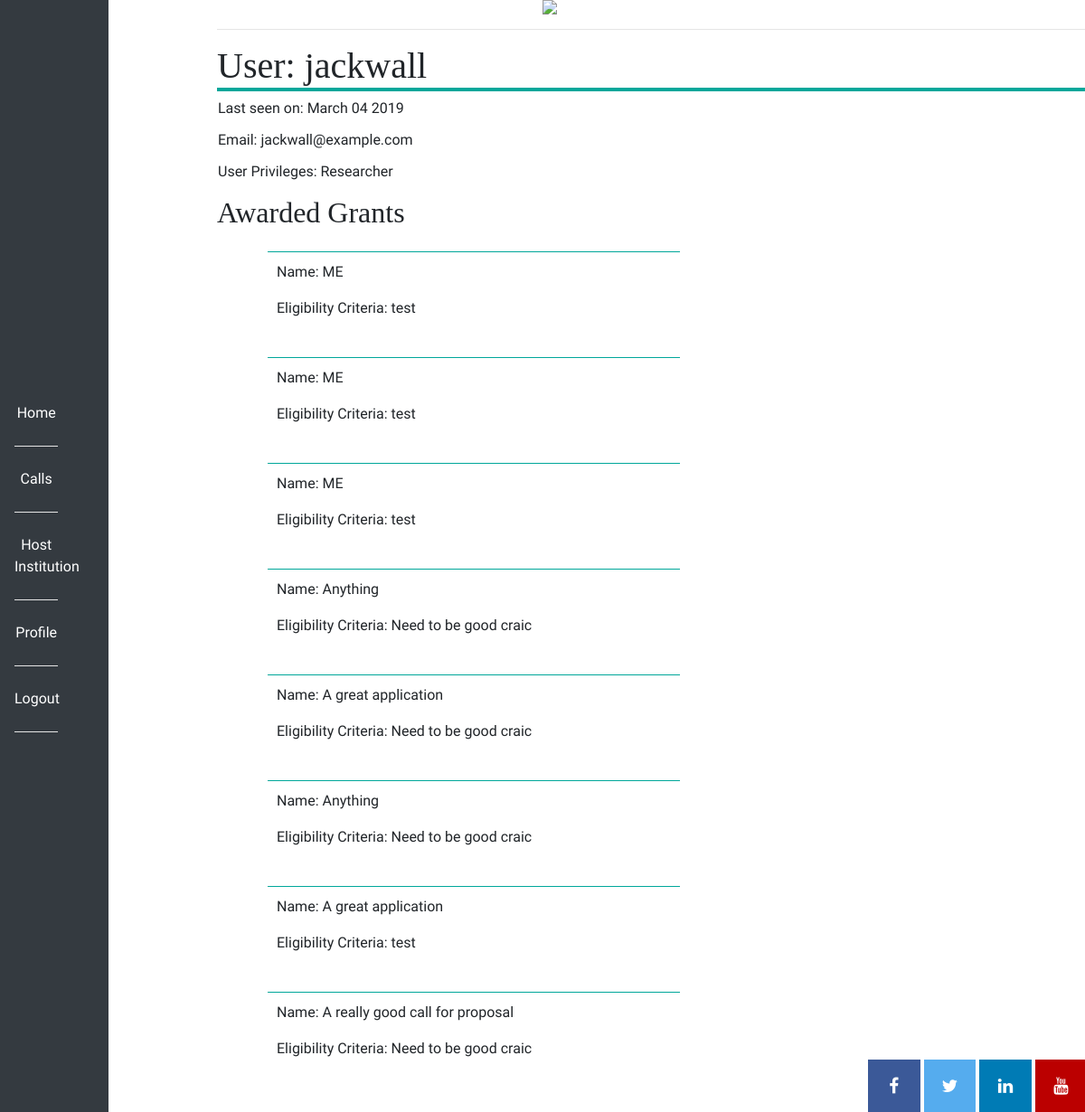
The page /profile/jackwall (signed in) on the database its author committed.
### app/models.py (models this page shows, shortened)
class User(db.Model, UserMixin):
    id = db.Column(db.Integer, primary_key=True)
    username = db.Column(db.String(64), index=True, unique=True)
    email = db.Column(db.String(120), index=True, unique=True)
    password_hash = db.Column(db.String(128))
    access = db.Column(db.Integer)
    proposals = db.relationship('Proposal', backref='author', lazy='dynamic')
    education_info = db.relationship("EducationInfo", backref="author", lazy="dynamic")
    employment = db.relationship("Employment", backref="author", lazy="dynamic")
    professional_studies = db.relationship("ProfessionalStudies", backref="author", lazy="dynamic")
    distinctions_and_awards = db.relationship("DistinctionsAndAwards", backref="author", lazy="dynamic")
    funding_diversification = db.relationship("FundingDiversification", backref="author", lazy="dynamic")
    team_members = db.relationship("TeamMembers", backref="author", lazy="dynamic")
    impacts = db.relationship("Impacts", backref="author", lazy="dynamic")
    innovations = db.relationship("Innovation", backref="author", lazy="dynamic")
    publications = db.relationship("Publication", backref="author", lazy="dynamic")
    presentations = db.relationship("Presentation", backref="author", lazy="dynamic")
    academic_collabs = db.relationship("AcademicCollabs", backref="author", lazy="dynamic")
    non_academic_collabs = db.relationship("NonAcademicCollabs", backref="author", lazy="dynamic")
    conferences = db.relationship("Conference", backref="author", lazy="dynamic")
    communications = db.relationship("Communications", backref="author", lazy="dynamic")
    funding_ratio = db.relationship("FundingRatio", backref="author", lazy="dynamic")
    public_engagement = db.relationship("PublicEngagement", backref="author", lazy="dynamic")
    about_me = db.Column(db.String(140))
    last_seen = db.Column(db.String(20), default=datetime.utcnow().strftime("%B %d %Y"))
    def is_admin(self):
        return self.access == 2
    def get_access(self):
        for acc in ACCESS:
            if self.access == ACCESS[acc]:
                return acc

class Proposal(db.Model):
    id = db.Column(db.Integer, primary_key=True)
    applications = db.relationship("Application", backref="author", lazy="dynamic")
    name = db.Column(db.String(140))
    activities = db.relationship("Activity", backref="author", lazy="dynamic")
    annual_report = db.relationship("AnnualReport", backref="author", lazy="dynamic")
    timestamp = db.Column(db.DateTime, index=True, default=datetime.utcnow)
    user_id = db.Column(db.Integer, db.ForeignKey('user.id'))
    deadline = db.Column(db.String(20))
    text_of_call = db.Column(db.String(500))
    target_audience = db.Column(db.String(50))
    eligibility_criteria = db.Column(db.String(100))
    reporting_guidelines = db.Column(db.String(150))
    start_date = db.Column(db.String(20))
    type_of_call = db.Column(db.String(40))
    call_status = db.Column(db.String(20))
    application_status = db.Column(db.Boolean())

### app/routes.py (the view)
@app.route('/profile/<username>')
@login_required
def profile(username):
    user = User.query.filter_by(username=username).first_or_404()
    access = user.get_access()
    proposals = Proposal.query.filter_by(user_id=user.id)
    return render_template('profile.html', user=user, img=svg, proposals=proposals, access=access)

### app/models.py (called while the page is built)
@login.user_loader
def load_user(id):
    return User.query.get(int(id))

### app/routes.py (called while the page is built)
@app.before_request
def before_request():
    if current_user.is_authenticated:
        current_user.last_seen = datetime.utcnow().strftime("%B %d %Y")
        db.session.commit()

### app/templates/profile.html (shortened to what this page needs)
{% extends "base.html" %}
{% block content %}
<main>
    <h1>User: {{  user.username }}</h1>
    <table>
        <tr valign=""top>
            <td>
                {% if user.last_seen %}<p>Last seen on: {{ user.last_seen }}</p>{%  endif %}
                <p>Email: {{ user.email }}</p>
                {% if user.access == 1 %}
                    <p>User Privileges: Researcher</p>
                {% elif user.access == 2 %}
                    <p>User Privileges: Admin</p>
                {% elif user.access == 3 %}
                    <p>User Privileges: Host Institution</p>
                {% elif user.access == 4 %}
                    <p>User Privileges: Reviewer</p>
                {% endif %}
            </td>
        </tr>
    </table>
        <h2>Awarded Grants</h2>
        <ul>
        {% for proposal in proposals %}
            <li class="list">
            <p>Name: {{ proposal.name }}</p>
            <p>Eligibility Criteria: {{ proposal.eligibility_criteria }}</p>
            </li>
        {% endfor %}
        </ul>
</main>
{% endblock %}

### app/static/css/style.css (style rules this page uses)
ul { width: 55%; float: left; }
.list { list-style: none; border-top: 1px solid #00A79A; margin: 1em; padding: 10px; }
main { display:block; margin-left:20%; }
h1, h2, h3, h4, h5, h6 { font-family:Georgia, Times, serif; }
h1 { border-bottom: .1em solid #00A79A; }
p, div, a { font-family: 'Nobile', Helvetica, Arial, sans-serif; }

### rows shown on the page
User: username "jackwall", last_seen "March 04 2019", email "jackwall@example.com"
Proposal: name "ME", eligibility_criteria "test"
Proposal: name "ME", eligibility_criteria "test"
Proposal: name "ME", eligibility_criteria "test"
Proposal: name "Anything", eligibility_criteria "Need to be good craic"
Proposal: name "A great application", eligibility_criteria "Need to be good craic"
Proposal: name "Anything", eligibility_criteria "Need to be good craic"
Proposal: name "A great application", eligibility_criteria "test"
Proposal: name "A really good call for proposal", eligibility_criteria "Need to be good craic"
